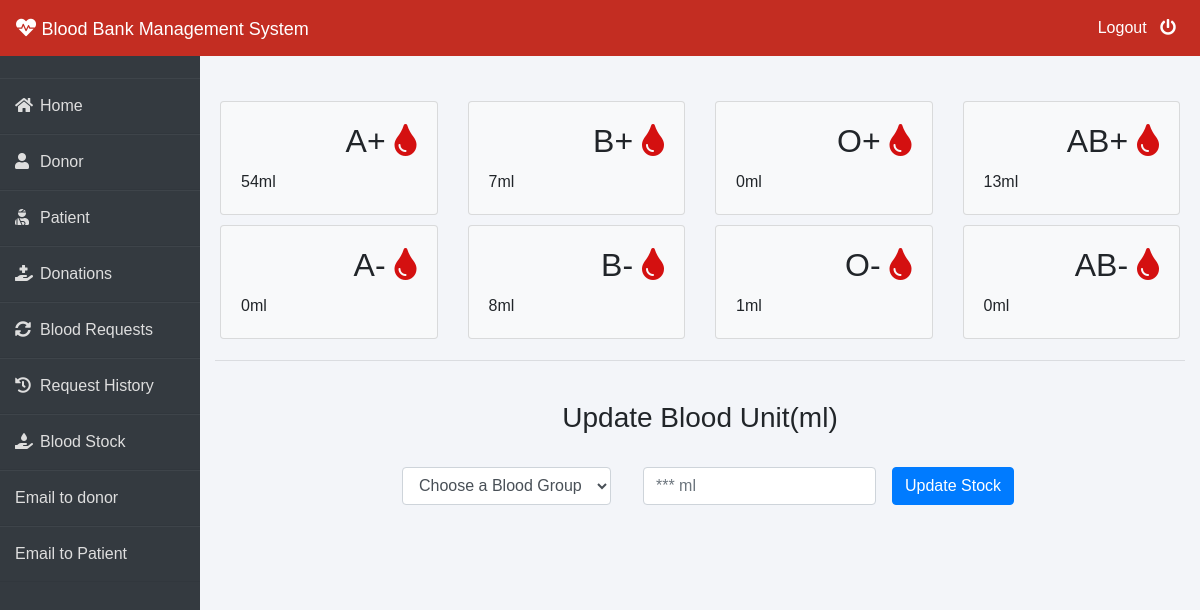
/admin-blood (signed in), run on the app's committed database.
### blood/models.py (models this page shows, shortened)
class Stock(models.Model):
    bloodgroup=models.CharField(max_length=10)
    unit=models.PositiveIntegerField(default=0)

### blood/views.py (the view, shortened to what this page needs)
# urls.py: path('admin-blood', views.admin_blood_view,name='admin-blood'),
@login_required(login_url='adminlogin')
def admin_blood_view(request):
    dict={
        'bloodForm':forms.BloodForm(),
        'A1':models.Stock.objects.get(bloodgroup="A+"),
        'A2':models.Stock.objects.get(bloodgroup="A-"),
        'B1':models.Stock.objects.get(bloodgroup="B+"),
        'B2':models.Stock.objects.get(bloodgroup="B-"),
        'AB1':models.Stock.objects.get(bloodgroup="AB+"),
        'AB2':models.Stock.objects.get(bloodgroup="AB-"),
        'O1':models.Stock.objects.get(bloodgroup="O+"),
        'O2':models.Stock.objects.get(bloodgroup="O-"),
    }
    return render(request,'blood/admin_blood.html',context=dict)

### blood/forms.py
class BloodForm(forms.ModelForm):
    class Meta:
        model=models.Stock
        fields=['bloodgroup','unit']

### templates/blood/admin_blood.html (shortened to what this page needs)
{% extends 'blood/adminbase.html' %}
{% block content %}
{% load widget_tweaks %}
<br><br>
<div class="container">
    <div class="row">
      <div class="col-sm-3">
        <div class="card bg-light">
          <div class="card-body">
              <div class="blood">
                  <h2>A+ <i class="fas fa-tint"></i></h2>
              </div><br><br>
              <div>
                  {{A1.unit}}ml
              </div>
          </div>
        </div>
      </div>
      <div class="col-sm-3">
          <div class="card bg-light">
              <div class="card-body">
                  <div class="blood">
                      <h2>B+ <i class="fas fa-tint"></i></h2>
                  </div><br><br>
                  <div>
                    {{B1.unit}}ml
                  </div>
              </div>
            </div>
      </div>
      <div class="col-sm-3">
          <div class="card bg-light">
              <div class="card-body">
                  <div class="blood">
                      <h2>O+ <i class="fas fa-tint"></i></h2>
                  </div><br><br>
                  <div>
                    {{O1.unit}}ml
                  </div>
              </div>
            </div>
        </div>
        <div class="col-sm-3">
          <div class="card bg-light">
              <div class="card-body">
                  <div class="blood">
                      <h2>AB+ <i class="fas fa-tint"></i></h2>
                  </div><br><br>
                  <div>
                    {{AB1.unit}}ml
                  </div>
              </div>
            </div>
        </div>
    </div>
    <div class="row">
      <div class="col-sm-3">
        <div class="card bg-light">
          <div class="card-body">
              <div class="blood">
                  <h2>A- <i class="fas fa-tint"></i></h2>
              </div><br><br>
              <div>
                {{A2.unit}}ml
              </div>
          </div>
        </div>
      </div>
      <div class="col-sm-3">
          <div class="card bg-light">
              <div class="card-body">
                  <div class="blood">
                      <h2>B- <i class="fas fa-tint"></i></h2>
                  </div><br><br>
                  <div>
                    {{B2.unit}}ml
                  </div>
              </div>
            </div>
      </div>
      <div class="col-sm-3">
          <div class="card bg-light">
              <div class="card-body">
                  <div class="blood">
                      <h2>O- <i class="fas fa-tint"></i></h2>
                  </div><br><br>
                  <div>
                    {{O2.unit}}ml
                  </div>
              </div>
            </div>
        </div>
        <div class="col-sm-3">
          <div class="card bg-light">
              <div class="card-body">
                  <div class="blood">
                      <h2>AB- <i class="fas fa-tint"></i></h2>
                  </div><br><br>
                  <div>
                    {{AB2.unit}}ml
                  </div>
              </div>
            </div>
        </div>
    </div>
<hr>
<br>
<h3 class="text-center">Update Blood Unit(ml)</h3><br>
<div class="xyz">
    <form class="form-inline" method="POST">
        <div class="form-group mx-sm-3 mb-6">
            <select name="bloodgroup" class="form-control">
                <option disabled="disabled" selected="selected">Choose a Blood Group</option>
            </select>
          </div>
        <div class="form-group mx-sm-3 mb-6">
          <input type="number" class="form-control" name="unit" placeholder="*** ml">
        </div>
        <button type="submit" class="btn btn-primary">Update Stock</button>
      </form>
</div>
</div>
{% endblock content %}

### templates/blood/adminbase.html (style rules this page uses)
.row { padding: 5px; }
.fa-tint { color: #d41010 }
.blood { float: right; }
.xyz { color: blue; font-size: 3ex; }
* { margin: 0; padding: 0; box-sizing: border-box; list-style: none; text-decoration: none; font-family: 'Josefin Sans', sans-serif; }
body { background-color: #f3f5f9; }

### templates/blood/admin_blood.html (style rules this page uses)
.xyz { display: table; margin-right: auto; margin-left: auto; }

### data on the page
Stock: unit "54"
Stock: unit "7"
Stock: unit "0"
Stock: unit "13"
Stock: unit "0"
Stock: unit "8"
Stock: unit "1"
Stock: unit "0"
